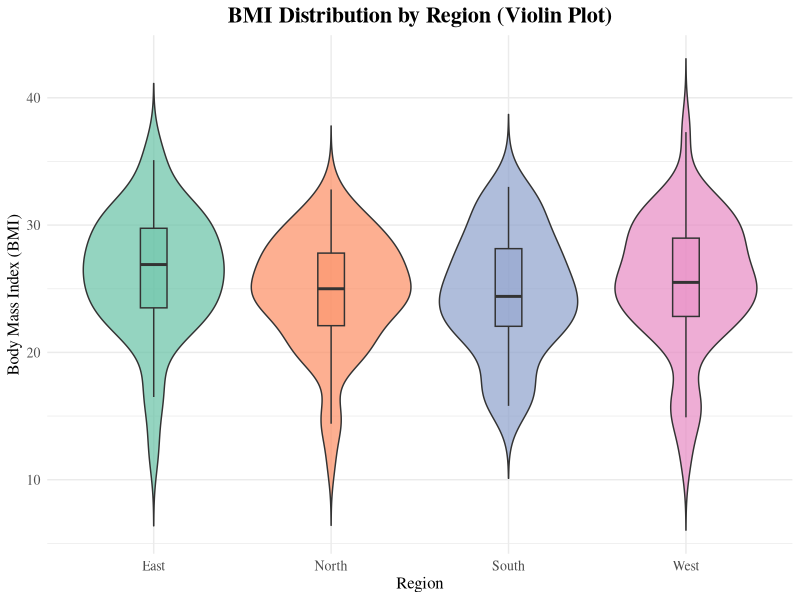
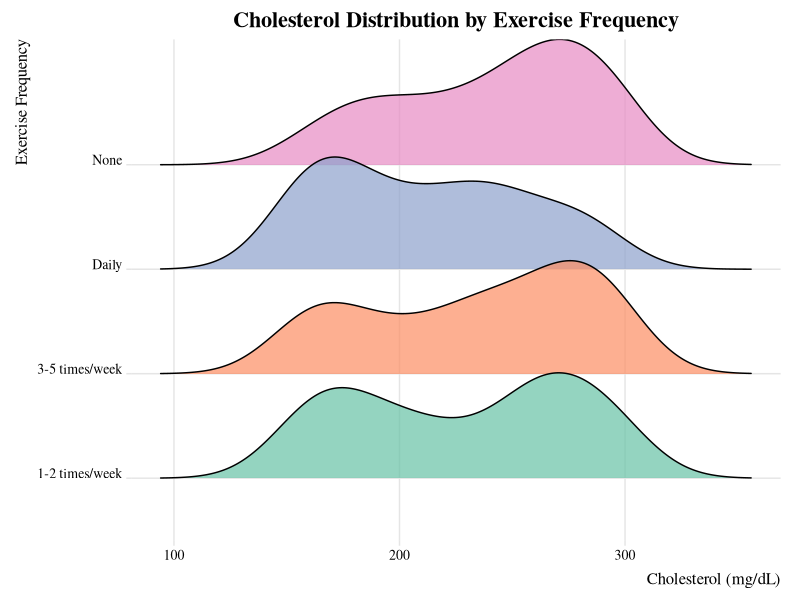
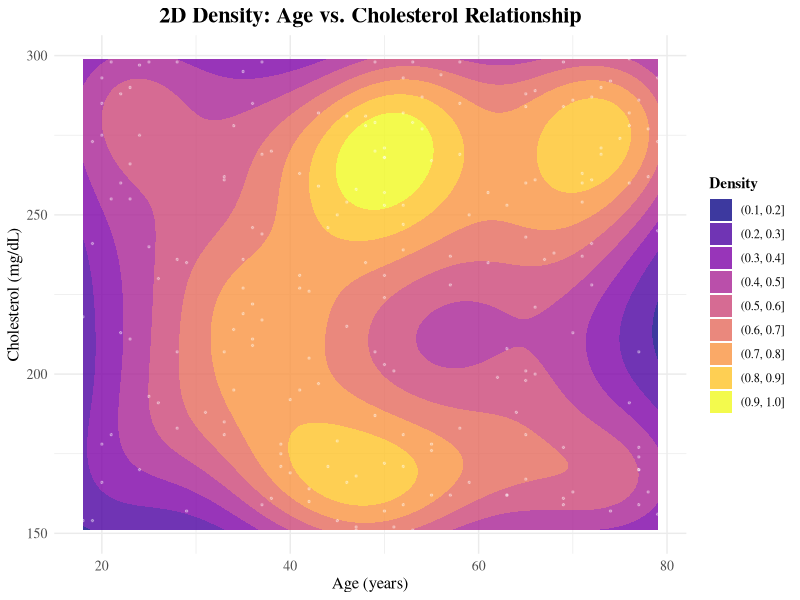
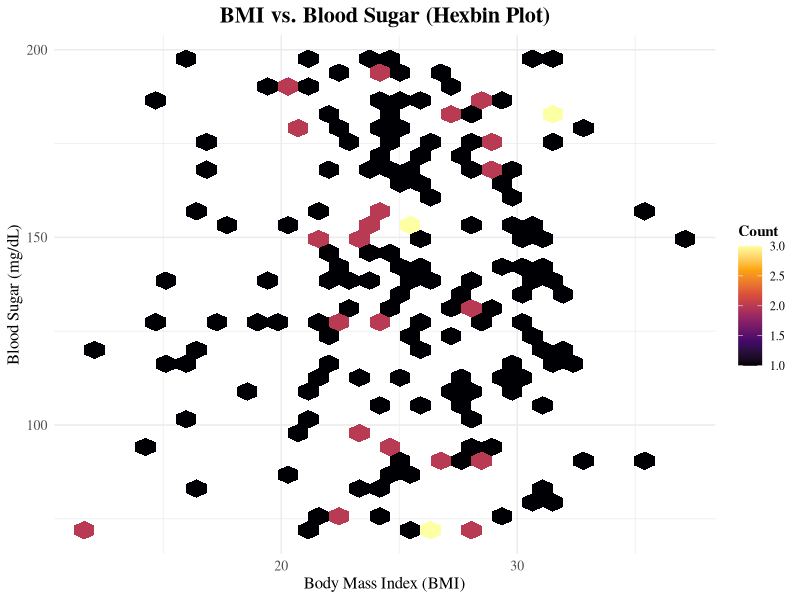
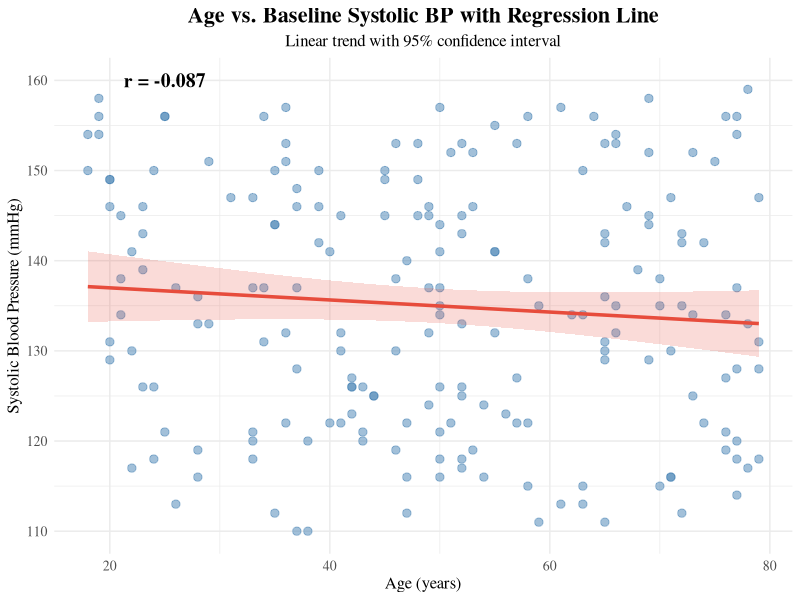

Write the R code that produced these figures, in order.
## ---- chunk 1
#| echo: false
#| message: false
#| warning: false

library(ggplot2)
library(dplyr)
library(ggridges)
library(hexbin)
library(readxl)

data <- read_excel("../../data/PublicHealth_BP_Dataset.xlsx")
data_clean <- data %>% filter(!is.na(BMI), !is.na(Cholesterol), !is.na(ExerciseFreq))

data_clean %>%
  group_by(Region) %>%
  summarise(
    Count = n(),
    Mean_BMI = round(mean(BMI), 2),
    SD_BMI = round(sd(BMI), 2),
    Mean_Chol = round(mean(Cholesterol), 1)
  )
## ---- chunk 2
#| echo: false
#| fig-width: 10
#| fig-height: 6

ggplot(data_clean, aes(x = Region, y = BMI, fill = Region)) +
  geom_violin(alpha = 0.7, trim = FALSE) +
  geom_boxplot(width = 0.15, alpha = 0.5, outlier.shape = NA) +
  scale_fill_brewer(palette = "Set2", name = "Region") +
  labs(title = "BMI Distribution by Region (Violin Plot)",
       x = "Region", y = "Body Mass Index (BMI)") +
  theme_minimal(base_family = "serif") +
  theme(plot.title = element_text(hjust = 0.5, size = 16, face = "bold"),
        axis.title = element_text(size = 12),
        axis.text = element_text(size = 10),
        legend.position = "none")
## ---- chunk 3
#| echo: false
#| fig-width: 10
#| fig-height: 6
#| message: false
#| warning: false

ggplot(data_clean, aes(x = Cholesterol, y = ExerciseFreq, fill = ExerciseFreq)) +
  geom_density_ridges(alpha = 0.7, scale = 1.2) +
  scale_fill_brewer(palette = "Set2", name = "Exercise Frequency") +
  labs(title = "Cholesterol Distribution by Exercise Frequency",
       x = "Cholesterol (mg/dL)", 
       y = "Exercise Frequency") +
  theme_ridges(font_family = "serif") +
  theme(plot.title = element_text(hjust = 0.5, size = 16, face = "bold"),
        axis.title = element_text(size = 12),
        axis.text = element_text(size = 10),
        legend.position = "none")
## ---- chunk 4
#| echo: false
#| fig-width: 10
#| fig-height: 6

ggplot(data_clean, aes(x = Age, y = Cholesterol)) +
  geom_density_2d_filled(alpha = 0.8, contour_var = "ndensity") +
  geom_point(size = 0.5, alpha = 0.3, color = "white") +
  scale_fill_viridis_d(option = "plasma", name = "Density") +
  labs(title = "2D Density: Age vs. Cholesterol Relationship",
       x = "Age (years)", 
       y = "Cholesterol (mg/dL)") +
  theme_minimal(base_family = "serif") +
  theme(plot.title = element_text(hjust = 0.5, size = 16, face = "bold"),
        axis.title = element_text(size = 12),
        axis.text = element_text(size = 10),
        legend.title = element_text(size = 11, face = "bold"))
## ---- chunk 5
#| echo: false
#| fig-width: 10
#| fig-height: 6

ggplot(data_clean, aes(x = BMI, y = BloodSugar)) +
  geom_hex(bins = 30) +
  scale_fill_viridis_c(option = "inferno", name = "Count") +
  labs(title = "BMI vs. Blood Sugar (Hexbin Plot)",
       x = "Body Mass Index (BMI)", 
       y = "Blood Sugar (mg/dL)") +
  theme_minimal(base_family = "serif") +
  theme(plot.title = element_text(hjust = 0.5, size = 16, face = "bold"),
        axis.title = element_text(size = 12),
        axis.text = element_text(size = 10),
        legend.title = element_text(size = 11, face = "bold"))
## ---- chunk 6
#| echo: false
#| fig-width: 10
#| fig-height: 6

ggplot(data_clean, aes(x = Age, y = SysBP_0m)) +
  geom_point(alpha = 0.5, color = "steelblue", size = 2.5) +
  geom_smooth(method = "lm", se = TRUE, color = "#E74C3C", 
              fill = "#E74C3C", alpha = 0.2, size = 1.2) +
  annotate("text", x = 25, y = 160, 
           label = paste("r =", round(cor(data_clean$Age, data_clean$SysBP_0m), 3)),
           family = "serif", size = 5, fontface = "bold") +
  labs(title = "Age vs. Baseline Systolic BP with Regression Line",
       subtitle = "Linear trend with 95% confidence interval",
       x = "Age (years)", 
       y = "Systolic Blood Pressure (mmHg)") +
  theme_minimal(base_family = "serif") +
  theme(plot.title = element_text(hjust = 0.5, size = 16, face = "bold"),
        plot.subtitle = element_text(hjust = 0.5, size = 12),
        axis.title = element_text(size = 12),
        axis.text = element_text(size = 10))
